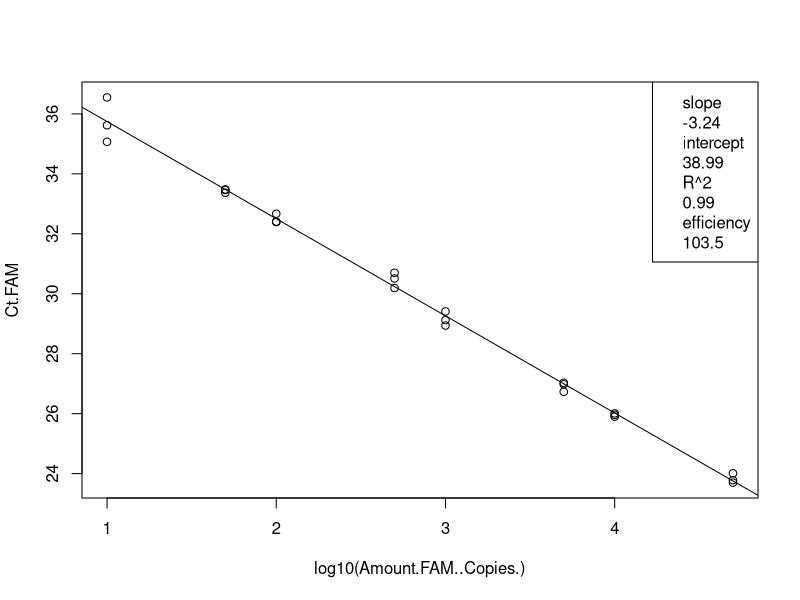
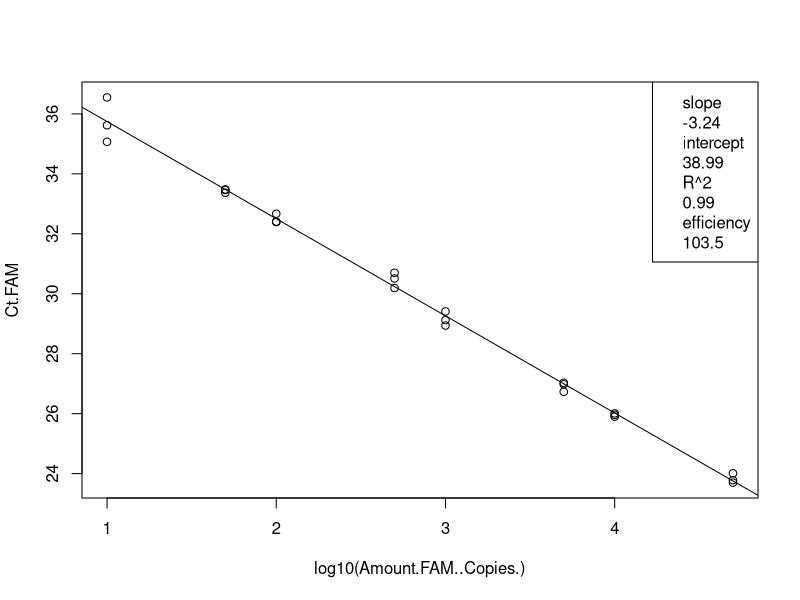

The R source for these figures, in order:
## ---- chunk 1
knitr::opts_chunk$set(echo = TRUE)
## ---- chunk 2
# load the data (note data file must be in this repository)
data <- read.csv("Example_qPCRConversion.csv")
View(data)

# clean up the data file (there is some stuff at the bottom and extra blank rows)
data <- data[-91:-106,] # This removes rows 91-106
View(data)

# assign to the correct data class #warning message about NAs is OK
class(data$Ct.FAM) # check the data class type
data$Ct.FAM <- as.numeric(as.character(data$Ct.FAM)) # change to numeric
data$Amount.FAM..Copies. <- as.numeric(as.character(data$Amount.FAM..Copies.)) # change to numeric
## ---- chunk 3
# linear regression of standard curve
standards = data[1:24,]
standardCurve <- lm(Ct.FAM ~ log10(Amount.FAM..Copies.), data = standards)
  
standardCurvePlot <- plot(Ct.FAM ~ log10(Amount.FAM..Copies.), data = standards) 
abline(coef(standardCurve)) 
legend("topright", legend=c(paste= "slope", round(standardCurve$coefficients[2], 2), 
                            paste= "intercept", round(standardCurve$coefficients[1], 2), 
                            paste= "R^2", round(summary(standardCurve)$r.squared, 2),
                            paste = "efficiency", round((10^(-1/standardCurve$coefficients[2])-1)*100, 1)))
## ---- chunk 4
# remove standards that sucked and redo analysis NOT NEEDED 21 Jan 2020
#standards <- standards[-1:-3,] # uncomment this line and change which rows to remove
standardCurve <- lm(Ct.FAM ~ log10(Amount.FAM..Copies.), data = standards)

standardCurvePlot <- plot(Ct.FAM ~ log10(Amount.FAM..Copies.), data = standards)
abline(coef(standardCurve))
legend("topright", legend=c(paste= "slope", round(standardCurve$coefficients[2], 2),
                            paste= "intercept", round(standardCurve$coefficients[1], 2),
                            paste= "R^2", round(summary(standardCurve)$r.squared, 2),
                            paste = "efficiency", round((10^(-1/standardCurve$coefficients[2])-1)*100, 1)))
## ---- chunk 5

## ---- chunk 6
# data set of unknowns including info on standard curve
unknowns = subset(data, Name == "Unknowns")
#unknowns <- unknowns[-1:-3,] # uncomment this line and change which rows to remove if these samples were outside of the standard curve

# add new columns to the data table
unknowns$plate_num = 1 #change to the actual plate number
unknowns$standard_slope = standardCurve$coefficients[2]
unknowns$standard_intercept = standardCurve$coefficients[1]
unknowns$R2 = summary(standardCurve)$r.squared
unknowns$efficiency =  (10^(-1/standardCurve$coefficients[2])-1)*100
  
# add a new column that interpolates copies/well from Ct for the unknowns
unknowns$log.copies.well = ((unknowns$Ct.FAM - standardCurve$coefficients[1])/standardCurve$coefficients[2])
unknowns$copies.well = 10^unknowns$log.copies.well

# copies/ul extract accounting for dilution factor
vol.well = 5 #qPCR template volume in ul
unknowns$vol.well = vol.well
unknowns$copies.ul = ((unknowns$copies.well/vol.well)*unknowns$DilutionFactor)

# copies/extraction
vol.elution = 110 #DNA extraction elution volume in ul
unknowns$vol.elution = vol.elution
unknowns$copies.extraction = (unknowns$copies.ul*vol.elution)

# copies/ml #Volume is volume of sample filtered in mL
unknowns$copies.ml = (unknowns$copies.extraction/unknowns$Volume)


## ---- chunk 7
# make a plot that compares the diluted to undiluted replicates for each sample including dilution factor

## ---- chunk 8
# write csv file
write.csv(unknowns, file = "Example_ConvertedData.csv", row.names=FALSE, na="")

# average the replicates (if not strongly inhibited) and make a new file

write.csv(unknowns, file = "Example_ConvertedData_Averaged.csv", row.names=FALSE, na="")
